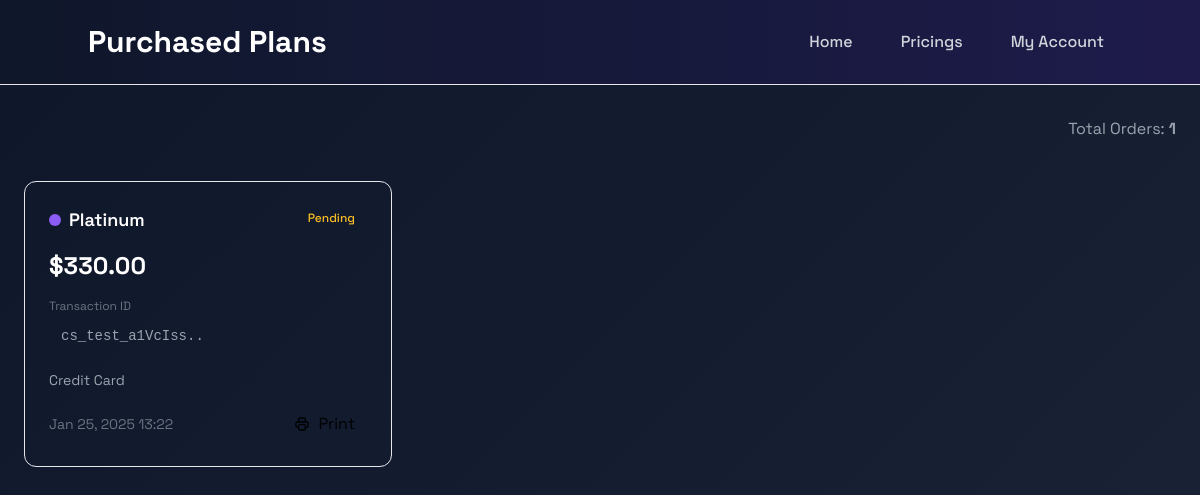
Before: /orders/ (signed in) with the older database file.
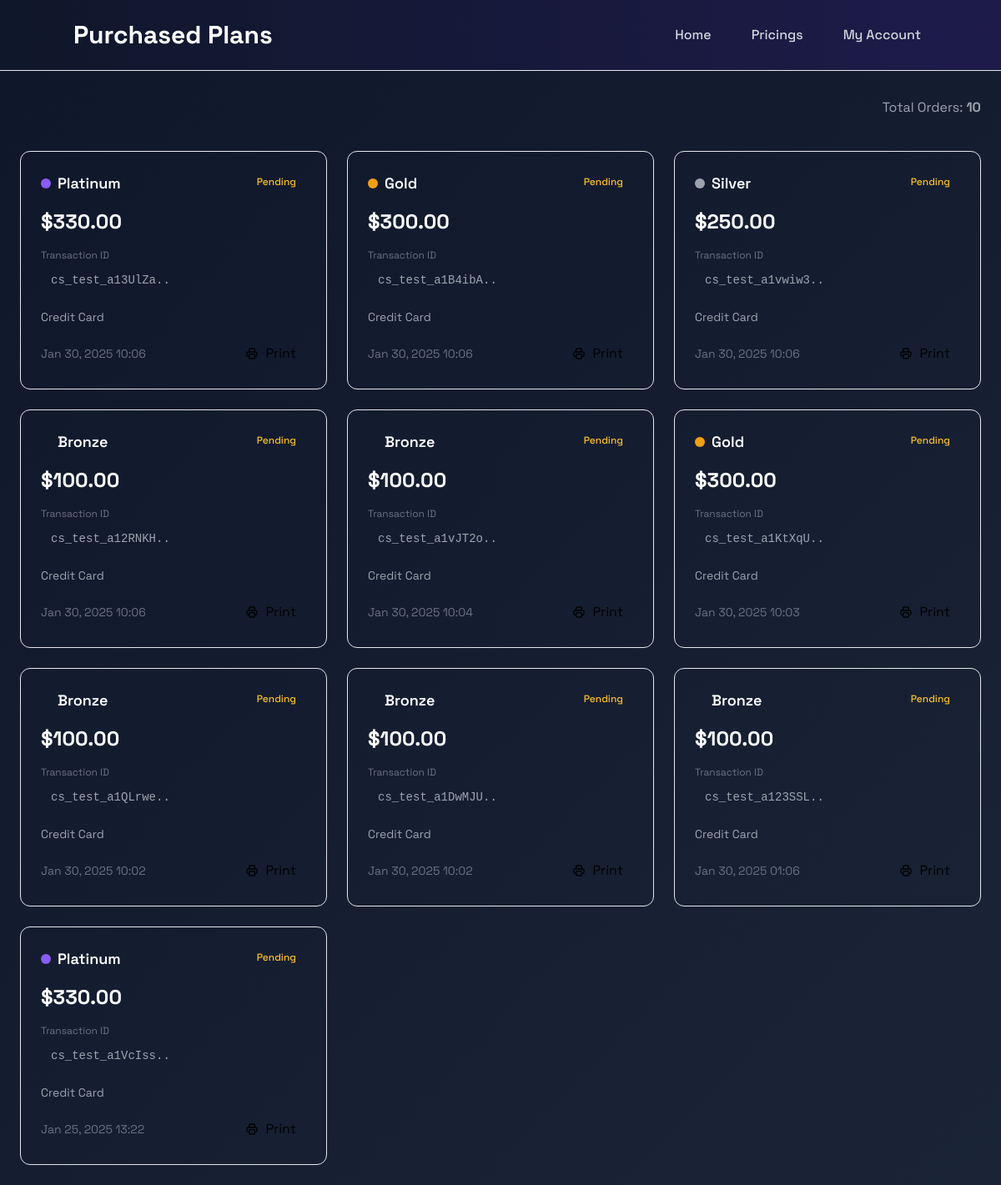
After: the same page with the newer database file.
### base/models.py (models this page shows, shortened)
class Subscription(models.Model):
    STATUS_CHOICES = [
        ('Pending', 'Pending'),
        ('Completed', 'Completed'),
        ('Cancelled', 'Cancelled'),
    ]
    PLAN_CHOICES = [
        ('Bronze', 'Bronze'),
        ('Silver', 'Silver'),
        ('Gold', 'Gold'),
        ('Platinum', 'Platinum'),
        ('None', 'None'),
    ]
    PAYMENT_METHODS = [
        ('Credit Card', 'Credit Card'),
        ('PayPal', 'PayPal'),
    ]
    user = models.ForeignKey(User, on_delete=models.CASCADE, related_name="orders", default=None)
    django_id = models.CharField(max_length=255, unique=True, default='')
    stripe_transaction_id = models.CharField(max_length=255, null=True, blank=True, default='')
    list_of_items = models.JSONField(default=dict)
    status = models.CharField(max_length=50, choices=STATUS_CHOICES, default='Pending')
    datetime = models.DateTimeField(auto_now_add=True)
    cost = models.DecimalField(max_digits=10, decimal_places=2, default=0.00)
    payment = models.CharField(max_length=20, choices=PAYMENT_METHODS, default='Not Specified')
    purchased_plan = models.CharField(max_length=50, choices=PLAN_CHOICES, default='None')

### base/views.py (the view)
# urls.py: path("orders/", orders, name="orders"),
def orders(request):
    orders = Subscription.objects.filter(user=request.user).order_by('-datetime')
    return render(request, "order.html", {'orders': orders})

### base/templates/order.html (shortened to what this page needs)
{% include 'navbar.html' %}
{% block content %}
<div class="orders-bg min-h-screen p-6">
    <div class="max-w-7xl mx-auto">
        <div class="flex justify-between items-center mb-8 slide-up">
            <h1 class="text-4xl font-bold bg-gradient-to-r from-violet-400 to-purple-600 bg-clip-text text-transparent">
            </h1>
            <span class="text-gray-400">
                Total Orders:
                <span class="text-violet-400 font-bold">{{ orders|length }}</span>
            </span>
        </div>
        {% if orders %}
        <div class="grid grid-cols-1 md:grid-cols-2 lg:grid-cols-3 gap-6">
            {% for o in orders %}
            <div class="scale-in card-hover" style="animation-delay: {{ forloop.counter0 }}00ms">
                <div class="bg-gray-900/80 backdrop-blur-xl border border-gray-800/50 rounded-xl overflow-hidden">
                    <div class="p-6">
                        <div class="flex justify-between items-start mb-4">
                            <div class="flex items-center gap-2">
                                <div class="w-3 h-3 rounded-full
                                    {% if o.purchased_plan == 'Bronze' %}bg-amber-700
                                    {% elif o.purchased_plan == 'Silver' %}bg-gray-400
                                    {% elif o.purchased_plan == 'Gold' %}bg-yellow-500
                                    {% elif o.purchased_plan == 'Platinum' %}bg-purple-500{% endif %}">
                                </div>
                                <span class="text-lg font-semibold text-white">{{ o.purchased_plan }}</span>
                            </div>
                            <span class="px-3 py-1 rounded-full text-xs font-medium
                                {% if o.status == 'Completed' %}bg-green-500/10 text-green-400
                                {% elif o.status == 'Pending' %}bg-yellow-500/10 text-yellow-400
                                {% else %}bg-red-500/10 text-red-400{% endif %}">
                                {{ o.status }}
                            </span>
                        </div>
                        <div class="mb-4">
                            <span class="text-2xl font-bold text-white">${{ o.cost }}</span>
                        </div>
                        <div class="mb-4">
                            <label class="text-xs text-gray-500 block mb-1">Transaction ID</label>
                            <div class="font-mono text-sm text-gray-400 bg-gray-800/50 rounded-lg px-3 py-2">
                                {{ o.stripe_transaction_id|slice:":15" }}..
                            </div>
                        </div>
                        <div class="flex items-center gap-2 mb-4">
                            <span class="text-gray-400 text-sm">{{ o.payment }}</span>
                        </div>
                        <div class="flex justify-between items-center">
                            <div class="text-gray-500 text-sm">
                                {{ o.datetime|date:"M d, Y H:i" }}
                            </div>
                            <button onclick="printTransaction('{{ o.stripe_transaction_id }}', '{{ o.purchased_plan }}', '{{ o.cost }}', '{{ o.status }}', '{{ o.payment }}', '{{ o.datetime|date:"M d, Y H:i" }}')"
                                class="flex items-center gap-2 px-3 py-1.5 bg-violet-500/10 text-violet-400 rounded-lg hover:bg-violet-500/20 transition-colors duration-200">
                                Print
                            </button>
                        </div>
                    </div>
                </div>
            </div>
            {% endfor %}
        </div>
        {% endif %}
    </div>
</div>
{% endblock %}

### base/templates/navbar.html (shortened to what this page needs)
<link href="https://cdn.jsdelivr.net/npm/tailwindcss@2.2.19/dist/tailwind.min.css" rel="stylesheet">
<header class="w-full p-6 nav-bg border-b border-gray-700/50 backdrop-blur-xl shadow-lg">
   <div class="container mx-auto flex justify-between items-center">
       <h1 class="text-white text-3xl font-bold bg-gradient-to-r from-violet-400 to-purple-600 bg-clip-text text-transparent">
           Purchased Plans
       </h1>
       <nav class="flex space-x-8">
           <a href="/" class="nav-link text-gray-300 hover:text-white transition-colors duration-300 font-medium px-2 py-1">
               Home
           </a>
           <a href="/dashboard/" class="nav-link text-gray-300 hover:text-white transition-colors duration-300 font-medium px-2 py-1">
               Pricings
           </a>
           <a href="/profile/" class="nav-link text-gray-300 hover:text-white transition-colors duration-300 font-medium px-2 py-1">
               My Account
           </a>
       </nav>
   </div>
</header>

### base/templates/navbar.html (style rules this page uses)
.nav-bg { background: linear-gradient(to right, #0f172a, #1e1b4b, #0f172a); background-size: 200% auto; animation: gradient 15s linear infinite; }
.nav-link { position: relative; }
.nav-link::after { content: ''; position: absolute; width: 0; height: 2px; bottom: -2px; left: 0; background: linear-gradient(to right, #a78bfa, #8b5cf6); transition: width 0.3s ease; }

### base/templates/order.html (style rules this page uses)
.orders-bg { background: linear-gradient(-45deg, #1a1a1a, #1e1b4b, #1e293b, #0f172a); background-size: 400% 400%; animation: gradient 15s ease infinite; }
.scale-in { animation: scale-in 0.6s ease-out forwards; }
.slide-up { animation: slide-up 0.8s ease-out forwards; }
.card-hover { transition: all 0.3s ease; }

Changed rows visible on the page:
added Subscription: purchased_plan "Platinum", status "Pending", cost "330.00", stripe_transaction_id "cs_test_a13UlZa", payment "Credit Card", datetime "Jan 30, 2025 10:06"
added Subscription: purchased_plan "Gold", status "Pending", cost "300.00", stripe_transaction_id "cs_test_a1B4ibA", payment "Credit Card", datetime "Jan 30, 2025 10:06"
added Subscription: purchased_plan "Silver", status "Pending", cost "250.00", stripe_transaction_id "cs_test_a1vwiw3", payment "Credit Card", datetime "Jan 30, 2025 10:06"
added Subscription: purchased_plan "Bronze", status "Pending", cost "100.00", stripe_transaction_id "cs_test_a12RNKH", payment "Credit Card", datetime "Jan 30, 2025 10:06"
added Subscription: purchased_plan "Bronze", status "Pending", cost "100.00", stripe_transaction_id "cs_test_a1vJT2o", payment "Credit Card", datetime "Jan 30, 2025 10:04"
added Subscription: purchased_plan "Gold", status "Pending", cost "300.00", stripe_transaction_id "cs_test_a1KtXqU", payment "Credit Card", datetime "Jan 30, 2025 10:03"
added Subscription: purchased_plan "Bronze", status "Pending", cost "100.00", stripe_transaction_id "cs_test_a1QLrwe", payment "Credit Card", datetime "Jan 30, 2025 10:02"
added Subscription: purchased_plan "Bronze", status "Pending", cost "100.00", stripe_transaction_id "cs_test_a1DwMJU", payment "Credit Card", datetime "Jan 30, 2025 10:02"
added Subscription: purchased_plan "Bronze", status "Pending", cost "100.00", stripe_transaction_id "cs_test_a123SSL", payment "Credit Card", datetime "Jan 30, 2025 01:06"
Other visible differences:
{{ orders|length }}: "1" → "10"
